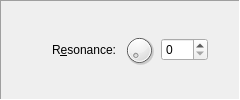
       <widget class="QFrame" name="frame_12">
        <property name="frameShape">
         <enum>QFrame::Panel</enum>
        </property>
        <property name="frameShadow">
         <enum>QFrame::Sunken</enum>
        </property>
        <layout class="QGridLayout" name="gridLayout_21">
         <item row="0" column="1">
          <spacer name="horizontalSpacer_34">
           <property name="orientation">
            <enum>Qt::Horizontal</enum>
           </property>
           <property name="sizeHint" stdset="0">
            <size>
             <width>40</width>
             <height>20</height>
            </size>
           </property>
          </spacer>
         </item>
         <item row="0" column="4">
          <widget class="QSpinBox" name="resonance_spin">
           <property name="sizePolicy">
            <sizepolicy hsizetype="Fixed" vsizetype="Fixed">
             <horstretch>0</horstretch>
             <verstretch>0</verstretch>
            </sizepolicy>
           </property>
           <property name="contextMenuPolicy">
            <enum>Qt::CustomContextMenu</enum>
           </property>
           <property name="keyboardTracking">
            <bool>false</bool>
           </property>
           <property name="maximum">
            <number>127</number>
           </property>
          </widget>
         </item>
         <item row="0" column="5">
          <spacer name="horizontalSpacer_35">
           <property name="orientation">
            <enum>Qt::Horizontal</enum>
           </property>
           <property name="sizeType">
            <enum>QSizePolicy::Fixed</enum>
           </property>
           <property name="sizeHint" stdset="0">
            <size>
             <width>20</width>
             <height>20</height>
            </size>
           </property>
          </spacer>
         </item>
         <item row="0" column="2">
          <widget class="QLabel" name="resonance_lbl">
           <property name="text">
            <string>R&amp;esonance:</string>
           </property>
           <property name="buddy">
            <cstring>resonance_spin</cstring>
           </property>
          </widget>
         </item>
         <item row="0" column="3">
          <widget class="QDial" name="resonance_dial">
           <property name="sizePolicy">
            <sizepolicy hsizetype="Fixed" vsizetype="Fixed">
             <horstretch>0</horstretch>
             <verstretch>0</verstretch>
            </sizepolicy>
           </property>
           <property name="maximumSize">
            <size>
             <width>32</width>
             <height>32</height>
            </size>
           </property>
           <property name="contextMenuPolicy">
            <enum>Qt::CustomContextMenu</enum>
           </property>
           <property name="maximum">
            <number>127</number>
           </property>
           <property name="pageStep">
            <number>16</number>
           </property>
          </widget>
         </item>
        </layout>
       </widget>
